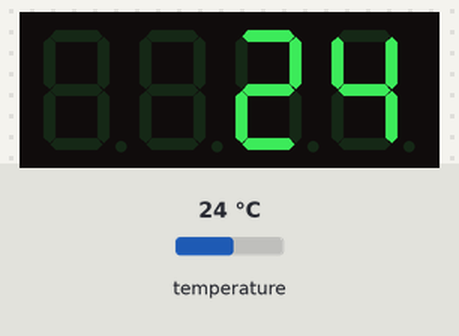
The program below on a simulated Arduino Uno, built with avr-gcc and run on an emulated ATmega328P. Parts: 4-digit seven-segment display. Inputs (shaded band) come from the test bench; at power-on: temperature 24 °C.

Above: at 3.3 s.
3.4 s: temperature set to 12 °C
At 5.2 s:
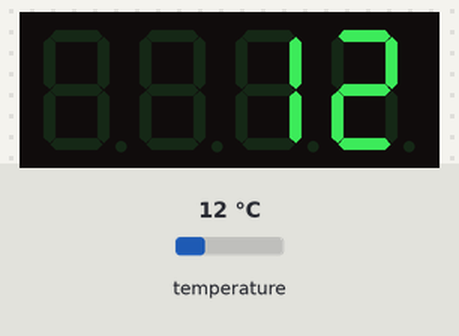
5.9 s: temperature set to 19 °C
At 7.2 s:
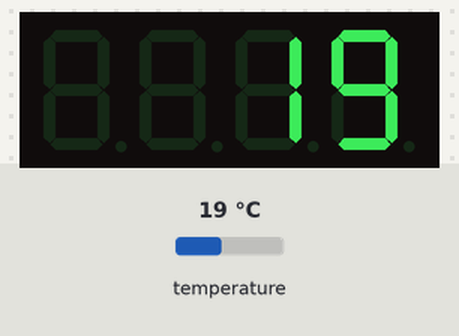
8.4 s: temperature set to 28 °C
At 10.1 s:
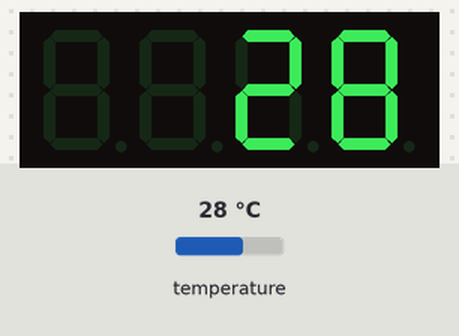
Timing chart, 0 to 11.6 s (numbered marks = the images above; inputs shaded):
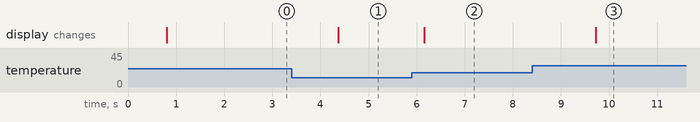

Measured:
- after the input at 3.4 s, the display: changes after 0.97 s (image 1)
- after the input at 5.9 s, the display: changes after 0.26 s (image 2)
- after the input at 8.4 s, the display: changes after 1.3 s (image 3)

The program:

main.cpp
```cpp
#include <Arduino.h>
#include <TM1637Display.h>
#include <OneWire.h>
#include <DallasTemperature.h>

// DS18B20 (Digital Temperature Sensor) and Arduino © GPL3+
// https://create.arduino.cc/projecthub/TheGadgetBoy/ds18b20-digital-temperature-sensor-and-arduino-9cc806
// TM1637 Digit Display - Arduino Quick Tutorial © GPL3+
// https://create.arduino.cc/projecthub/ryanchan/tm1637-digit-display-arduino-quick-tutorial-ca8a93

#define TM1637_CLK 5   // TM1637 clock pin
#define TM1637_DIO 6   // TM1637 data pin
#define ONE_WIRE_BUS 7 //DS18S20 Signal pin

TM1637Display display(TM1637_CLK, TM1637_DIO); // 7-segments display
OneWire oneWire(ONE_WIRE_BUS);                 // Temperature chip i/o on digital pin 2
DallasTemperature sensors(&oneWire);           // Pass oneWire reference to DallasTemperature library

void setup(void)
{
  sensors.begin();
  Serial.begin(9600);
  display.setBrightness(0x0f);
}

void loop(void)
{
  // Send the command to get temperatures
  sensors.requestTemperatures();
  float temperature = sensors.getTempCByIndex(0);
  display.showNumberDec(temperature, false);
  delay(1000);
}
```
